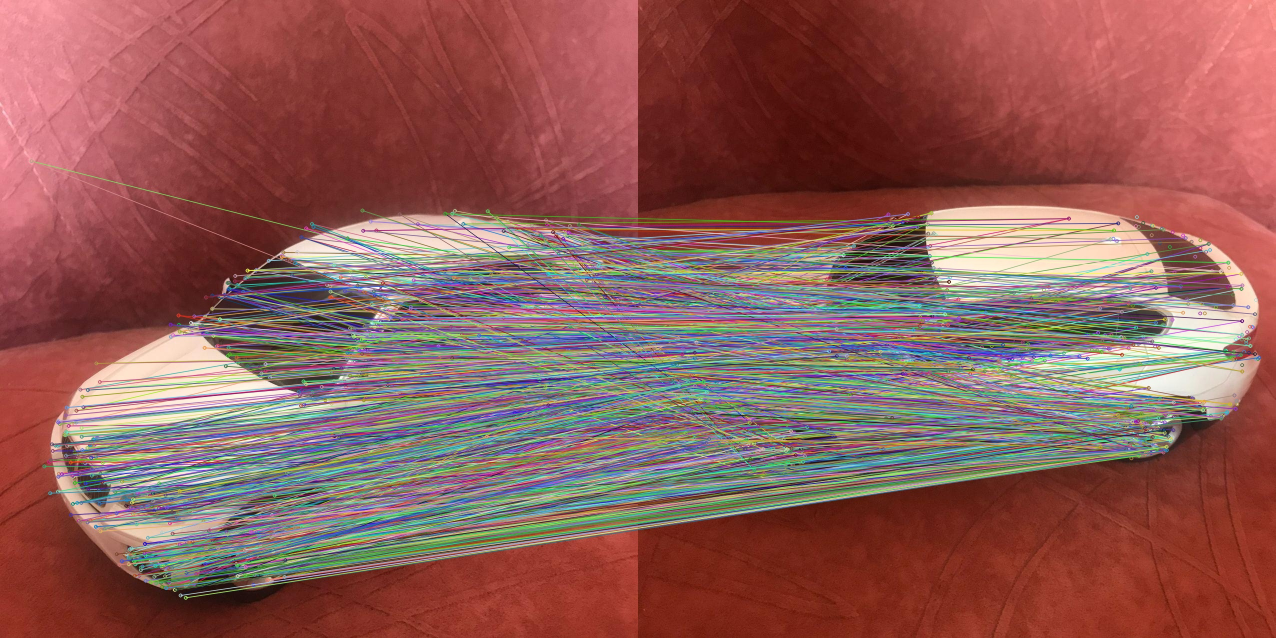
#> input picture CVPR/lab2/friend_results/all_matches/match1.jpg, 2552 x 1276 px, given in place of main_photo.jpg, which was not available (shown at 1/2 size)
$ jupyter execute program_on_friends_photos.ipynb   (shell and % lines are left out)
#> lines starting #> are read from the running program, lines starting #| are printed output that depends on the picture; pictures that were not available may be replaced by others from this repository, and a replacement may not be noted
[cell 1]
import numpy as np
import cv2, time, os
from matplotlib import pyplot as plt
import pandas as pd

[cell 2]
im_source = cv2.imread('C:\\Users\\user\\friend_photos\\main_photo.jpg',1)
#> im_source is the input picture: shape (1276, 2552, 3); mean B, G, R 87.3, 92.5, 142.3


detector  = cv2.KAZE_create()
matcher = cv2.BFMatcher(cv2.NORM_L1)

kp_src, des_src = detector.detectAndCompute(im_source, None)
#> kp_src = 4707 keypoints; strongest (x, y, size): (450, 571, 15.7), (2483, 642, 5.9), (495, 540, 5.9), (2312, 645, 36.9)

# if len(kp_sch) < 2 or len(kp_src) < 2:
#     raise _robot_error("Not enough feature points in input images !")

[cell 3]
def find_metrics(path_im_search,detector,matcher,kp_src, des_src):
#     path_im_search - str

    im_search  = cv2.imread(path_im_search,1)
    kp_sch, des_sch = detector.detectAndCompute(im_search, None)
#> kp_sch has the same summary as kp_src outside find_metrics
    start_time = time.time()
    matches = matcher.knnMatch(des_sch, des_src, k=2)
#> matches = 4707 matches
    all_matches = len(matches) * 2
#> all_matches = 9414
    good = []

    for m, n in matches:
        if m.distance < 0.8 * n.distance:
            good.append(m)
#> after the loop, good = 4707 matches

    # Set the source image can not have duplicate points
    good_diff, diff_good_point = [], [[]]

    for m in good:
        diff_point = [int(kp_src[m.trainIdx].pt[0]), int(kp_src[m.trainIdx].pt[1])]
        if diff_point not in diff_good_point:
            good_diff.append(m)
            diff_good_point.append(diff_point)
#> this loop made 4707 passes
#> diff_point on passes 1 to 3: [911, 420], [975, 422], [1869, 424]
#> after the loop, diff_good_point = 4364 items, first 6: [], [911, 420], [975, 422], [1869, 424], [1814, 427], [1850, 433]; good_diff = 4363 matches

    good = good_diff
#> good = 4363 matches
    good_matches = len(good)
#> good_matches = 4363

    end_time = time.time()
    result_time = round(end_time - start_time, 4)

    error_all_matches_list = []
    for m in np.array(matches).ravel().tolist():
        error_all_matches_list.append(m.distance)
#> after the loop, error_all_matches_list = 9414 values, max 4.06 at index 585, min 0 at index 0, mean 0.779
    error_all_matches = round(np.array(error_all_matches_list).mean(), 4)
#> error_all_matches = 0.779

    error_good = []
    for m in good:
        error_good.append(m.distance)
#> after the loop, error_good = 4363 values from 0 to 0
    error_good = round(np.array(error_good).mean(), 4)
#> error_good = 0

    size = im_search.shape
#> size = (1276, 2552, 3)

    return all_matches, good_matches, error_all_matches, error_good, size, result_time

[cell 4]
all_metrics = []
i = 1
for filename in os.listdir('C:\\Users\\user\\friend_photos\\Library'):
    i += 1
    temp_list = list(find_metrics('C:\\Users\\user\\friend_photos\\Library\\' + filename,detector,matcher,kp_src, des_src))
#> temp_list = [9414, 4363, 0.779, 0, (1276, 2552, 3), 0.477]
    temp_list.insert(0, filename)
    all_metrics.append(temp_list)

df = pd.DataFrame(all_metrics, columns=['name', 'all_matches', 'true_matches',
                                        'error_all_matches', 'error_true_matches', 'size', 'time'])
#> df = table of 1 rows and 7 columns

[cell 5]
df.to_csv( 'C:\\Users\\user\\friend_results\\metrics.csv')

[cell 6]
df.head(10)
#> Out = table of 1 rows and 7 columns

[cell 7]
source_keys = cv2.drawKeypoints(im_source,kp_src , None)
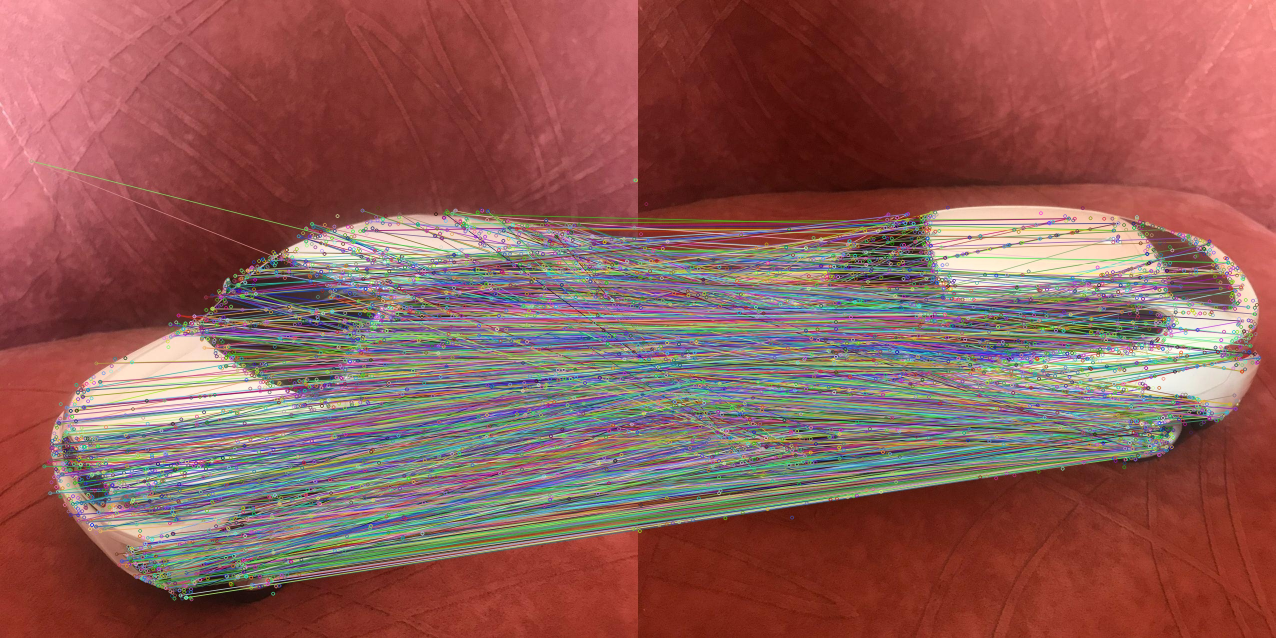
#> source_keys: shape (1276, 2552, 3) (shown at 1/2 size); mean B, G, R 87.2, 92.4, 141.9
cv2.namedWindow("Benchmark", cv2.WINDOW_NORMAL)
cv2.resizeWindow("Benchmark", 600, 600)
cv2.imshow("Benchmark", source_keys)

cv2.imwrite('C:\\Users\\user\\friend_results\\source_keys.jpg', source_keys)

cv2.waitKey(0)
cv2.destroyAllWindows()

[cell 8]
#all matches for source and 4 example photos
i=0

for filename in os.listdir('C:\\Users\\user\\friend_photos\\photos_for_example'):

    i+=1

    im_search = cv2.imread('C:\\Users\\user\\friend_photos\\photos_for_example\\'+filename, 1)
    im_source = cv2.imread('C:\\Users\\user\\friend_photos\\main_photo.jpg',1)

    kp_src, des_src = detector.detectAndCompute(im_source, None)
    kp_sch, des_sch = detector.detectAndCompute(im_search, None)
#> kp_sch has the same summary as kp_src

    matcher = cv2.BFMatcher(cv2.NORM_L2)

    matches = matcher.knnMatch(des_src, des_sch, k=2)
#> matches = 4707 matches

    matches = np.array(matches).ravel().tolist()
#> matches = 9414 matches
    matching_result = cv2.drawMatches(im_source, kp_src, im_search, kp_sch, matches, None)
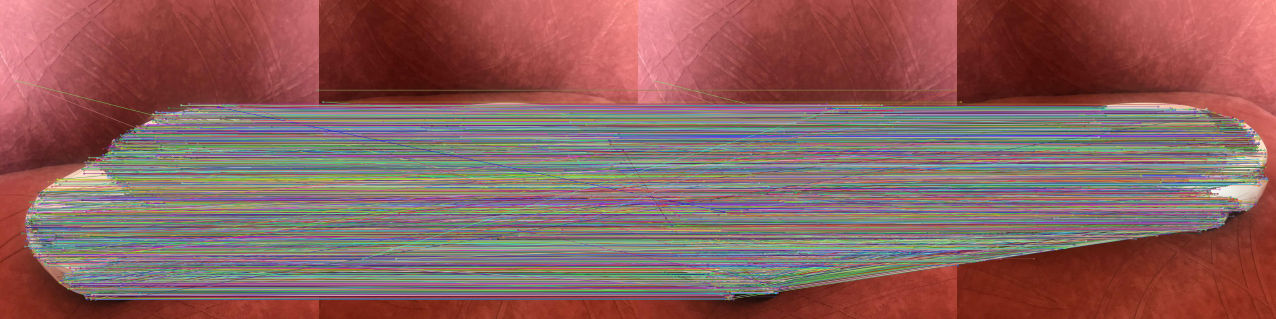
#> matching_result: shape (1276, 5104, 3) (shown at 1/4 size); mean B, G, R 93.4, 96.5, 138.1

    cv2.namedWindow("Matches", cv2.WINDOW_NORMAL)
    cv2.resizeWindow("Matches", 1200, 600)
    cv2.imshow("Matches", matching_result)

    cv2.imwrite('C:\\Users\\user\\friend_results\\all_matches\\match' + str(i) + '.jpg', matching_result)

    cv2.waitKey(0)
    cv2.destroyAllWindows()

[cell 9]
#true matches for source and 4 example photos
i=0

for filename in os.listdir('C:\\Users\\user\\friend_photos\\photos_for_example'):

    i+=1
    im_search = cv2.imread('C:\\Users\\user\\friend_photos\\photos_for_example\\'+filename, 1)
    im_source = cv2.imread('C:\\Users\\user\\friend_photos\\main_photo.jpg',1)

    kp_src, des_src = detector.detectAndCompute(im_source, None)
    kp_sch, des_sch = detector.detectAndCompute(im_search, None)

    matcher = cv2.BFMatcher(cv2.NORM_L2)

    matches = matcher.knnMatch(des_src, des_sch, k=2)
#> matches = 4707 matches

    good = []

    for m, n in matches:
        if m.distance < 0.8 * n.distance:
            good.append(m)
#> after the loop, good = 4707 matches

    # Set the source image can not have duplicate points
    good_diff, diff_good_point = [], [[]]
    for m in good:
        diff_point = [int(kp_src[m.trainIdx].pt[0]), int(kp_src[m.trainIdx].pt[1])]
        if diff_point not in diff_good_point:
            good_diff.append(m)
            diff_good_point.append(diff_point)
#> after the loop, good_diff = 4363 matches

    good = good_diff
#> good = 4363 matches

    matching_result = cv2.drawMatches(im_source, kp_src, im_search, kp_sch, good, None)
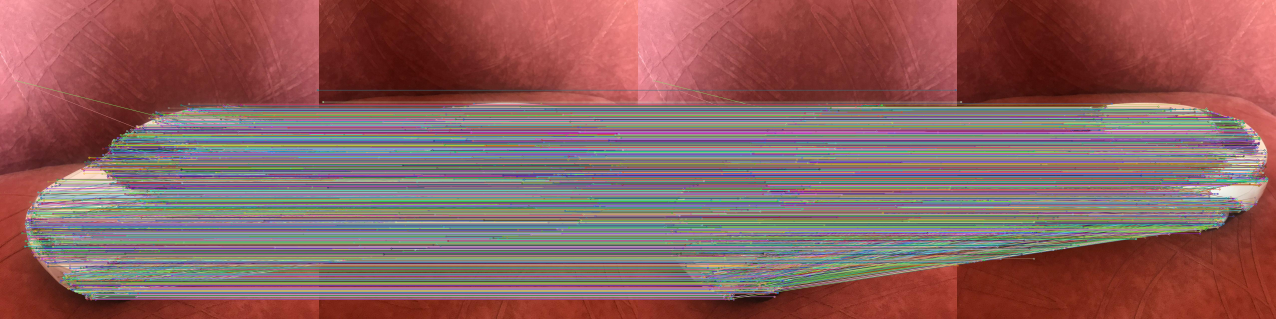
#> matching_result: shape (1276, 5104, 3) (shown at 1/4 size); mean B, G, R 95.2, 96.9, 138.7

    cv2.namedWindow("Matches", cv2.WINDOW_NORMAL)
    cv2.resizeWindow("Matches", 1200, 600)
    cv2.imshow("Matches", matching_result)

    cv2.imwrite('C:\\Users\\user\\friend_results\\true_matches\\match' + str(i) + '.jpg', matching_result)

    cv2.waitKey(0)
    cv2.destroyAllWindows()
